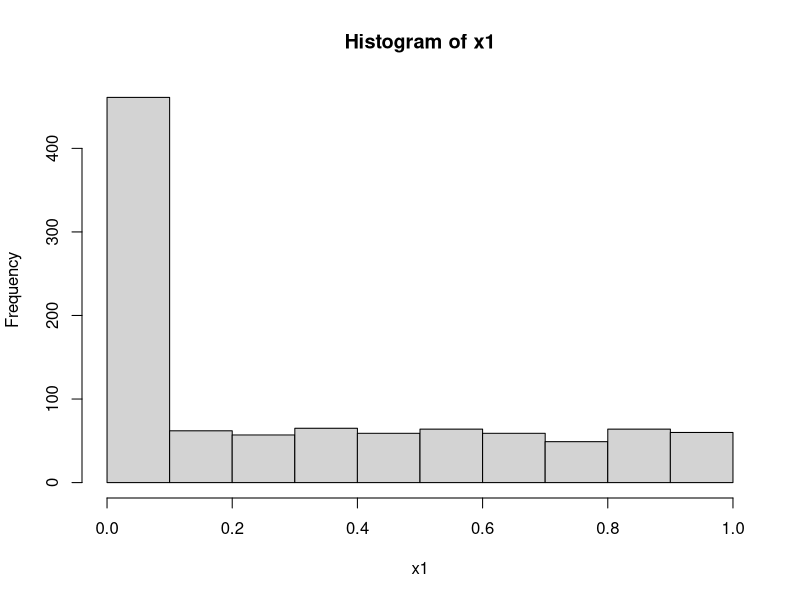
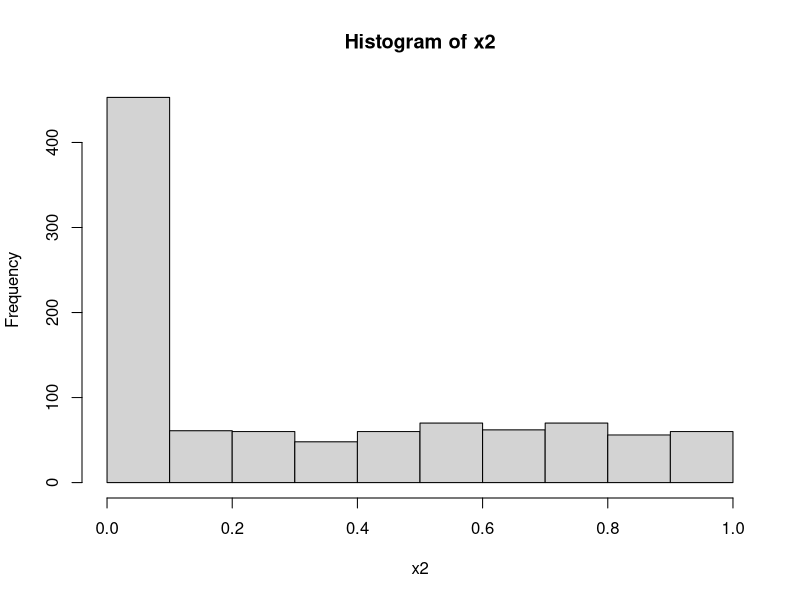
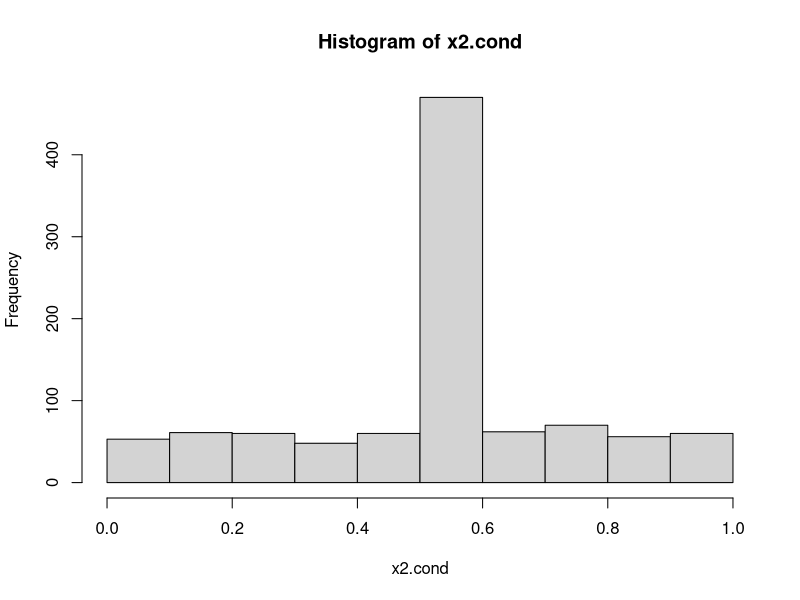

Recreate these plots in R, in order.
prp.zeros <- 0.4 # proportion of zeros in x1
n <- 1000 # sample size

x1 <- c(rep(0, prp.zeros*n), runif((1-prp.zeros)*n, 0, 1)) # primary covariate (e.g., shrub cover) with substantial number of zeros.
x2 <- runif(1000, 0, 1) # secondary covariate (e.g., shrub height)
x2[which(x1 == 0)] <- 0 # Set  secondary on primary covariate.
y <- x1 + x2 + rnorm(1000, 0, 0.3)

hist(x1)
hist(x2)
cor(x1, x2)

# Models with raw secondary covariate
mod.add <- lm(y ~ x1 + x2) # Additive model
summary(mod.add)
summary(mod.add)$r.squared

mod.intxn <- lm(y ~ x1 + x2 + I(x1*x2)) # Interaction model
summary(mod.intxn)
summary(mod.intxn)$r.squared

# Models with conditionalized secondary covariate
x2.cond <- x2
x2.cond[which(x2.cond == 0)] <- NA # Conditionalize x2
x2.cond[which(is.na(x2.cond))] <- mean(x2.cond, na.rm = T)
hist(x2.cond)
cor(x1, x2.cond)

mod.cond <- lm(y ~ x1 + x2.cond) # Model 
summary(mod.cond)
summary(mod.cond)$r.squared

mod.cond.intxn <- lm(y ~ x1 + x2.cond + I(x1*x2.cond)) # Model 
summary(mod.cond.intxn)
summary(mod.cond.intxn)$r.squared
